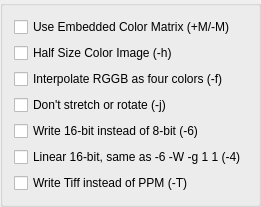
       <widget class="QGroupBox" name="groupBox_8">
        <property name="sizePolicy">
         <sizepolicy hsizetype="Preferred" vsizetype="Preferred">
          <horstretch>3</horstretch>
          <verstretch>0</verstretch>
         </sizepolicy>
        </property>
        <property name="minimumSize">
         <size>
          <width>0</width>
          <height>0</height>
         </size>
        </property>
        <property name="title">
         <string/>
        </property>
        <layout class="QVBoxLayout" name="verticalLayout_6">
         <property name="sizeConstraint">
          <enum>QLayout::SetDefaultConstraint</enum>
         </property>
         <item>
          <widget class="QCheckBox" name="cbEmbeddedColorMatrix">
           <property name="sizePolicy">
            <sizepolicy hsizetype="Fixed" vsizetype="Fixed">
             <horstretch>0</horstretch>
             <verstretch>0</verstretch>
            </sizepolicy>
           </property>
           <property name="text">
            <string>Use Embedded Color Matrix (+M/-M)</string>
           </property>
          </widget>
         </item>
         <item>
          <widget class="QCheckBox" name="cbHalfSize">
           <property name="sizePolicy">
            <sizepolicy hsizetype="Fixed" vsizetype="Fixed">
             <horstretch>0</horstretch>
             <verstretch>0</verstretch>
            </sizepolicy>
           </property>
           <property name="text">
            <string>Half Size Color Image (-h)</string>
           </property>
          </widget>
         </item>
         <item>
          <widget class="QCheckBox" name="cbInterpRGGB">
           <property name="sizePolicy">
            <sizepolicy hsizetype="Fixed" vsizetype="Fixed">
             <horstretch>0</horstretch>
             <verstretch>0</verstretch>
            </sizepolicy>
           </property>
           <property name="text">
            <string>Interpolate RGGB as four colors (-f)</string>
           </property>
          </widget>
         </item>
         <item>
          <widget class="QCheckBox" name="cbDontStretch">
           <property name="sizePolicy">
            <sizepolicy hsizetype="Fixed" vsizetype="Fixed">
             <horstretch>0</horstretch>
             <verstretch>0</verstretch>
            </sizepolicy>
           </property>
           <property name="text">
            <string>Don't stretch or rotate (-j)</string>
           </property>
          </widget>
         </item>
         <item>
          <widget class="QCheckBox" name="cbWrite16Bit">
           <property name="sizePolicy">
            <sizepolicy hsizetype="Fixed" vsizetype="Fixed">
             <horstretch>0</horstretch>
             <verstretch>0</verstretch>
            </sizepolicy>
           </property>
           <property name="text">
            <string>Write 16-bit instead of 8-bit (-6)</string>
           </property>
          </widget>
         </item>
         <item>
          <widget class="QCheckBox" name="cbLinear16bit">
           <property name="sizePolicy">
            <sizepolicy hsizetype="Fixed" vsizetype="Fixed">
             <horstretch>0</horstretch>
             <verstretch>0</verstretch>
            </sizepolicy>
           </property>
           <property name="text">
            <string>Linear 16-bit, same as -6 -W -g 1 1 (-4)</string>
           </property>
          </widget>
         </item>
         <item>
          <widget class="QCheckBox" name="cbWriteTiff">
           <property name="sizePolicy">
            <sizepolicy hsizetype="Fixed" vsizetype="Fixed">
             <horstretch>0</horstretch>
             <verstretch>0</verstretch>
            </sizepolicy>
           </property>
           <property name="text">
            <string>Write Tiff instead of PPM (-T)</string>
           </property>
          </widget>
         </item>
        </layout>
       </widget>
